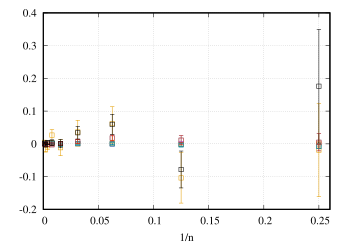

This chart was generated by the following gnuplot code:
set xrange [0:0.26]
set grid
set xlabel "1/n"
plot \
"< awk 'NF==17 {print}' ../../stat/normal_distribution.op" u (1/$1):2:3 w e notitle pt 4, \
"< awk 'NF==17 {print}' ../../stat/normal_distribution.op" u (1/$1):4:5 w e notitle pt 4, \
"< awk 'NF==17 {print}' ../../stat/normal_distribution.op" u (1/$1):6:7 w e notitle pt 4, \
"< awk 'NF==17 {print}' ../../stat/normal_distribution.op" u (1/$1):8:9 w e notitle pt 4, \
"< awk 'NF==17 {print}' ../../stat/normal_distribution.op" u (1/$1):10:11 w e notitle pt 4, \
"< awk 'NF==17 {print}' ../../stat/normal_distribution.op" u (1/$1):12:13 w e notitle pt 4, \
"< awk 'NF==17 {print}' ../../stat/normal_distribution.op" u (1/$1):14:15 w e notitle pt 4, \
"< awk 'NF==17 {print}' ../../stat/normal_distribution.op" u (1/$1):16:17 w e notitle pt 4
